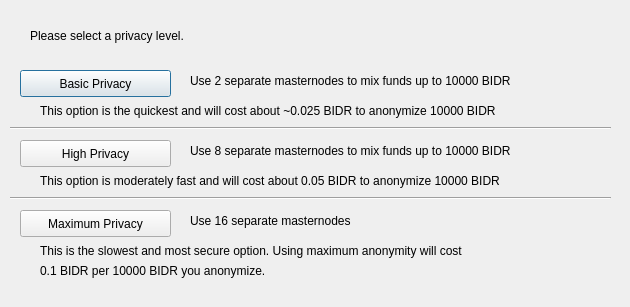
<?xml version="1.0" encoding="UTF-8"?>
<ui version="4.0">
 <class>ObfuscationConfig</class>
 <widget class="QDialog" name="ObfuscationConfig">
  <property name="geometry">
   <rect>
    <x>0</x>
    <y>0</y>
    <width>630</width>
    <height>307</height>
   </rect>
  </property>
  <property name="windowTitle">
   <string>Configure Obfuscation</string>
  </property>
  <widget class="QPushButton" name="buttonBasic">
   <property name="geometry">
    <rect>
     <x>20</x>
     <y>70</y>
     <width>151</width>
     <height>27</height>
    </rect>
   </property>
   <property name="text">
    <string>Basic Privacy</string>
   </property>
  </widget>
  <widget class="QPushButton" name="buttonHigh">
   <property name="geometry">
    <rect>
     <x>20</x>
     <y>140</y>
     <width>151</width>
     <height>27</height>
    </rect>
   </property>
   <property name="text">
    <string>High Privacy</string>
   </property>
  </widget>
  <widget class="QPushButton" name="buttonMax">
   <property name="geometry">
    <rect>
     <x>20</x>
     <y>210</y>
     <width>151</width>
     <height>27</height>
    </rect>
   </property>
   <property name="text">
    <string>Maximum Privacy</string>
   </property>
  </widget>
  <widget class="QLabel" name="label">
   <property name="geometry">
    <rect>
     <x>30</x>
     <y>20</y>
     <width>571</width>
     <height>31</height>
    </rect>
   </property>
   <property name="text">
    <string>Please select a privacy level.</string>
   </property>
  </widget>
  <widget class="QLabel" name="label_2">
   <property name="geometry">
    <rect>
     <x>190</x>
     <y>70</y>
     <width>421</width>
     <height>21</height>
    </rect>
   </property>
   <property name="text">
    <string>Use 2 separate masternodes to mix funds up to 10000 BIDR</string>
   </property>
  </widget>
  <widget class="QLabel" name="label_3">
   <property name="geometry">
    <rect>
     <x>190</x>
     <y>140</y>
     <width>411</width>
     <height>21</height>
    </rect>
   </property>
   <property name="text">
    <string>Use 8 separate masternodes to mix funds up to 10000 BIDR</string>
   </property>
  </widget>
  <widget class="QLabel" name="label_4">
   <property name="geometry">
    <rect>
     <x>190</x>
     <y>210</y>
     <width>421</width>
     <height>21</height>
    </rect>
   </property>
   <property name="text">
    <string>Use 16 separate masternodes</string>
   </property>
  </widget>
  <widget class="QLabel" name="label_6">
   <property name="geometry">
    <rect>
     <x>40</x>
     <y>100</y>
     <width>561</width>
     <height>21</height>
    </rect>
   </property>
   <property name="text">
    <string>This option is the quickest and will cost about ~0.025 BIDR to anonymize 10000 BIDR</string>
   </property>
  </widget>
  <widget class="QLabel" name="label_7">
   <property name="geometry">
    <rect>
     <x>40</x>
     <y>170</y>
     <width>561</width>
     <height>21</height>
    </rect>
   </property>
   <property name="text">
    <string>This option is moderately fast and will cost about 0.05 BIDR to anonymize 10000 BIDR</string>
   </property>
  </widget>
  <widget class="QLabel" name="label_8">
   <property name="geometry">
    <rect>
     <x>40</x>
     <y>240</y>
     <width>561</width>
     <height>21</height>
    </rect>
   </property>
   <property name="text">
    <string>This is the slowest and most secure option. Using maximum anonymity will cost</string>
   </property>
  </widget>
  <widget class="QLabel" name="label_9">
   <property name="geometry">
    <rect>
     <x>40</x>
     <y>260</y>
     <width>561</width>
     <height>21</height>
    </rect>
   </property>
   <property name="text">
    <string>0.1 BIDR per 10000 BIDR you anonymize.</string>
   </property>
  </widget>
  <widget class="Line" name="line">
   <property name="geometry">
    <rect>
     <x>10</x>
     <y>120</y>
     <width>601</width>
     <height>16</height>
    </rect>
   </property>
   <property name="orientation">
    <enum>Qt::Horizontal</enum>
   </property>
  </widget>
  <widget class="Line" name="line_2">
   <property name="geometry">
    <rect>
     <x>10</x>
     <y>190</y>
     <width>601</width>
     <height>16</height>
    </rect>
   </property>
   <property name="orientation">
    <enum>Qt::Horizontal</enum>
   </property>
  </widget>
 </widget>
 <resources/>
 <connections/>
</ui>
